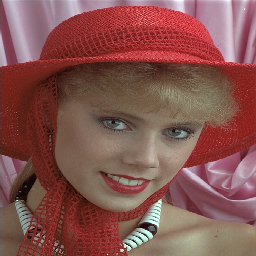
#> input picture tp1/visage.bmp, 256 x 256 px
$ python 4.color_redux.py
#> lines starting #> are read from the running program, lines starting #| are printed output that depends on the picture
import numpy as np
import matplotlib.pyplot as plt
import matplotlib.image as mpimg
from sklearn.cluster import KMeans

# q1

img = np.float32(mpimg.imread('visage.bmp'))
reshaped_img = img.reshape(256 * 256, 3)

K = 2
kmeans = KMeans(n_clusters=K, n_init=10, init='k-means++').fit(reshaped_img)
if kmeans.labels_ is None:
    exit(0)

labels = kmeans.predict(reshaped_img)
centers = kmeans.cluster_centers_
#> centers = [[160.6, 131.1, 128.6], [116.9, 55.96, 49.93]]

pixels = centers[labels]
pixels = np.reshape(pixels, (256, 256, 3))
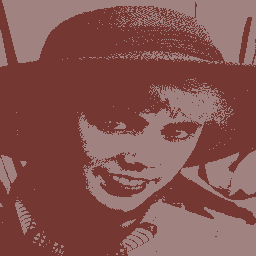
#> pixels: shape (256, 256, 3) float32; mean of channels 0, 1, 2 133.2, 83.9, 79.2; drawn as R, G, B

plt.figure(figsize=(10, 5))

plt.subplot(1, 2, 1)
plt.title('Original Image (Thousands of colors)')
plt.imshow(img/255)
plt.axis('off')

plt.subplot(1, 2, 2)
plt.title(f'Compressed Image ({K} colors)')
plt.imshow(pixels/255)
plt.axis('off')

plt.show()
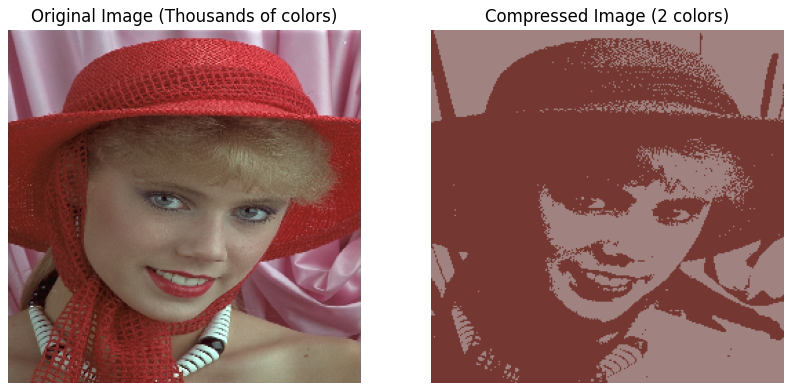
#> figure drawn by matplotlib, 2 panels

# q2
# dans les notes
